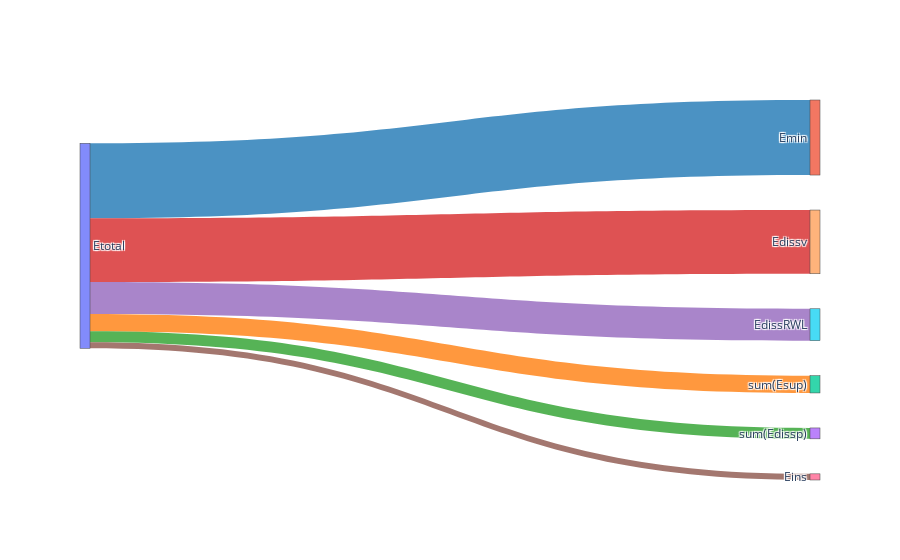

Notebook source saved alongside this figure:
### Code cell
import plotly.graph_objects as go



# Calculate the total Etotal
Etotal = Emin + Esup + sum(Edissp) + Edissv  + EdissRWL + Eins

# Create labels for the nodes
label = ["Etotal", "Emin", "sum(Esup)", "sum(Edissp)", "Edissv", "EdissRWL", "Eins"]

# Define the links between nodes
source = [0, 0, 0, 0, 0, 0]  # Source nodes for the links
target = [1, 2, 3, 4, 5, 6]  # Target nodes for the links

# Calculate the values for the links
value = [ Emin , Esup , sum(Edissp) , Edissv  , EdissRWL , Eins]

# Define colors for the links
color_link = ['rgba(31, 119, 180, 0.8)', 'rgba(255, 127, 14, 0.8)', 'rgba(44, 160, 44, 0.8)',
              'rgba(214, 39, 40, 0.8)', 'rgba(148, 103, 189, 0.8)', 'rgba(140, 86, 75, 0.8)',
              'rgba(227, 119, 194, 0.8)']

# Create the link and node dictionaries
link = dict(source=source, target=target, value=value, color=color_link)
node = dict(label=label, pad=35, thickness=10)

# Create the Sankey diagram
data = go.Sankey(link=link, node=node)

# Create the figure and show the plot
fig = go.Figure(data=[data])
fig.show()

### Figure 1 — Plotly figure (JSON) as saved in the notebook; plotly's stock layout.template omitted (floating-point values rounded to 4 significant figures)
{"data": [{"link": {"color": ["rgba(31, 119, 180, 0.8)", "rgba(255, 127, 14, 0.8)", "rgba(44, 160, 44, 0.8)", "rgba(214, 39, 40, 0.8)", "rgba(148, 103, 189, 0.8)", "rgba(140, 86, 75, 0.8)", "rgba(227, 119, 194, 0.8)"], "source": [0, 0, 0, 0, 0, 0], "target": [1, 2, 3, 4, 5, 6], "value": [9813, 2252.0, 1424.0, 8334.0, 4180.0, [805.2]]}, "node": {"label": ["Etotal", "Emin", "sum(Esup)", "sum(Edissp)", "Edissv", "EdissRWL", "Eins"], "pad": 35, "thickness": 10}, "type": "sankey"}], "layout": {}}
